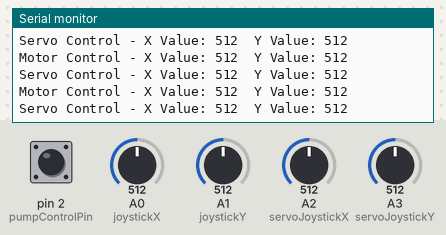
This sketch was run on a simulated Arduino Uno, built with avr-gcc and run on an emulated ATmega328P. Parts: the last lines printed to the serial monitor. The test bench sets the inputs (shaded band); at power-on: A1 (joystickY) = 512, A2 (servoJoystickX) = 512, A3 (servoJoystickY) = 512, pin 2 (pumpControlPin) HIGH, A0 (joystickX) = 512. No radio packets arrive unless stated.

Above: at 4.2 s.
4.3 s: A1 (joystickY) set to 105
At 4.45 s:
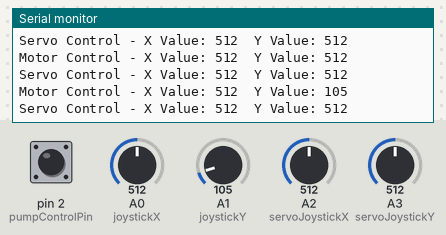
5.8 s: A1 (joystickY) set to 93
At 5.94 s:
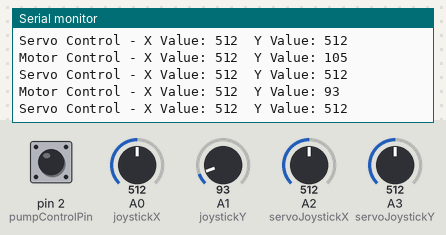
8.8 s: A2 (servoJoystickX) set to 104
At 9.0 s:
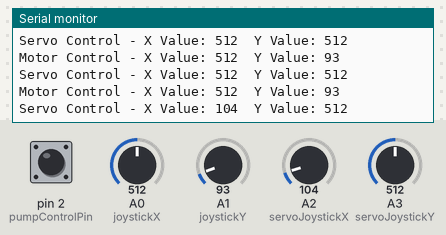
11.8 s: A2 (servoJoystickX) set to 89
At 11.83 s:
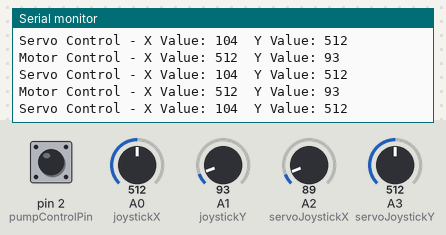
14.8 s: A3 (servoJoystickY) set to 108
At 14.87 s:
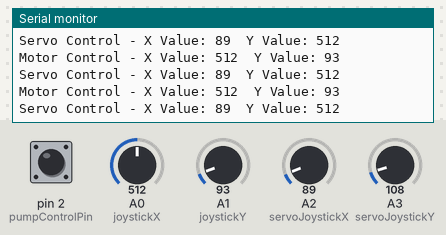
16.3 s: A3 (servoJoystickY) set to 91
At 16.33 s:
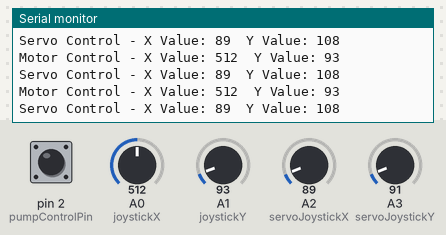
Timing chart, 0 to 19.3 s (numbered marks = the images above; inputs shaded):
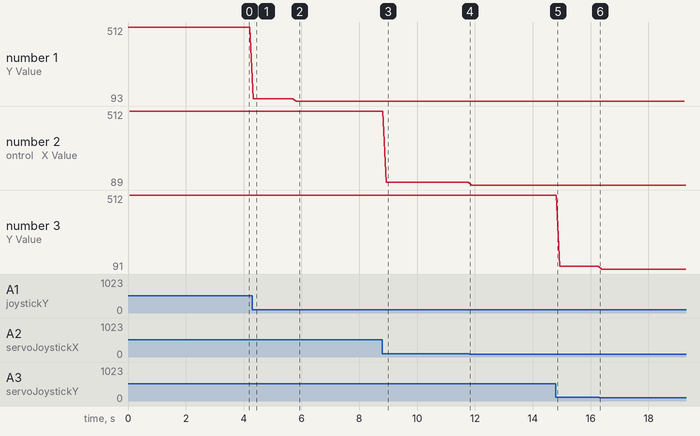

The sketch:

Transmitter.ino
```cpp
#include <SPI.h>
#include <nRF24L01.h>
#include <RF24.h>

RF24 radio(7, 8); // CE, CSN

const byte address[6] = "00001";

// Motor Control Joystick Pins
const int joystickX = A0;
const int joystickY = A1;

// Servo Control Joystick Pins
const int servoJoystickX = A2;
const int servoJoystickY = A3;

// Water Pump Control Joystick Pin
const int pumpControlPin = 2; // Connect to the second joystick pin

bool pumpOn = false; // Variable to track pump state

void setup() {

  radio.begin();
  radio.openWritingPipe(address);
  radio.setPALevel(RF24_PA_LOW);
  radio.stopListening();
  Serial.begin(9600);
  pinMode(pumpControlPin, INPUT_PULLUP); // Set the pin to input with internal pull-up resistor
}

void loop() {
  int xValue = analogRead(joystickX);
  int yValue = analogRead(joystickY);

  int xValueServo = analogRead(servoJoystickX);
  int yValueServo = analogRead(servoJoystickY);

  // Read the state of the pump control joystick
  bool pumpButtonPressed = digitalRead(pumpControlPin) == LOW;

  // Create data packet
  int data[5] = {xValue, yValue, xValueServo, yValueServo, pumpButtonPressed};

  // Send data packet
  radio.write(&data, sizeof(data));

  // Print joystick readings to serial monitor
  Serial.print("Motor Control - X Value: ");
  Serial.print(xValue);
  Serial.print("\tY Value: ");
  Serial.println(yValue);

  Serial.print("Servo Control - X Value: ");
  Serial.print(xValueServo);
  Serial.print("\tY Value: ");
  Serial.println(yValueServo);

  delay(100); // Adjust delay as needed for communication stability
}
```

Measured:
- after the input at 4.3 s, the serial monitor: prints a new line at once (image 1)
- after the input at 5.8 s, the serial monitor: prints a new line at once (image 2)
- after the input at 8.8 s, the serial monitor: prints a new line after 0.14 s (image 3)
- plotted number 1: 512 → 105 after the input at 4.3 s, 105 → 93 after the input at 5.8 s
- plotted number 2: 512 → 104 after the input at 8.8 s, 104 → 89 after the input at 11.8 s
- plotted number 3: 512 → 108 after the input at 14.8 s, 108 → 91 after the input at 16.3 s
